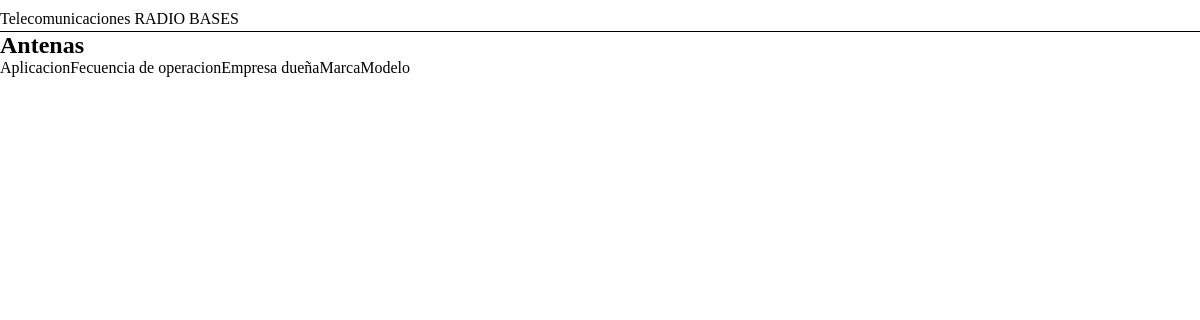
/antenas/, run on an earlier commit of the app's database.
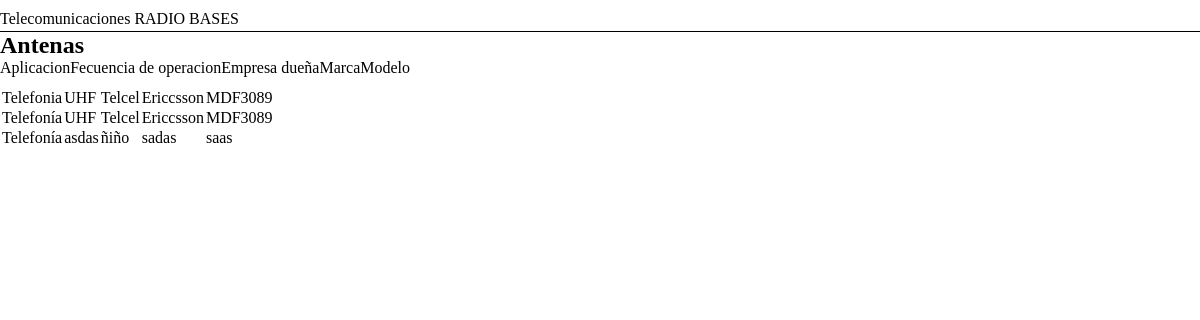
And on a later commit of the database.
### antenas/models.py (models this page shows, shortened)
class Antena(models.Model):
    aplicacion = models.CharField(max_length = 250)
    frecuencia_op = models.CharField(max_length = 50 )
    empresaduena = models.CharField(max_length = 150)
    marca = models.CharField(max_length = 150)
    modelo_antena = models.CharField(max_length = 150)

### antenas/views.py (the view)
# urls.py: url(r'^antenas/',antena_list, name='antena_list'),
def antena_list(request):
    antenas = Antena.objects.all()
    context = {
        "antenas": antenas
    }
    return render(request, "mostrar_antenas.html", context)

### antenas/templates/mostrar_antenas.html (shortened to what this page needs)
{%extends "app/base.html"%}
{%block content%}
    <h2>Antenas</h2>
    <table>
        <thead>
        </thead>
        <tbody>
            {% for antena in antenas%}
            <tr>
                <td>{{antena.aplicacion}}</td>
                <td>{{antena.frecuencia_op}}</td>
                <td>{{antena.empresaduena}}</td>
                <td>{{antena.marca}}</td>
                <td>{{antena.modelo_antena}}</td>
            </tr>
            {% endfor %}
        </tbody>
    </table>
{%endblock%}

### templates/app/base.html (shortened to what this page needs)
{%load static%}
<!DOCTYPE html>
<html lang="es">
<head>
    <link rel="stylesheet" href="{% static 'antenas/style.css' %}">
</head>
<body>
    <header>
        <div><p>Telecomunicaciones RADIO BASES  </p></div>
    </header>
    {%block content%}
    {%endblock%}
</body>
</html>

### antenas/static/antenas/style.css (style rules this page uses)
* { padding: 0; margin: 0; }
header { border-bottom: 1px solid black; padding-top: 10px; padding-bottom: 3px; }

What changed in the data, as far as the page shows it:
added Antena: aplicacion "Telefonia", frecuencia_op "UHF", empresaduena "Telcel", marca "Ericcsson", modelo_antena "MDF3089"
added Antena: aplicacion "Telefonía", frecuencia_op "UHF", empresaduena "Telcel", marca "Ericcsson", modelo_antena "MDF3089"
added Antena: aplicacion "Telefonía", frecuencia_op "asdas", empresaduena "ñiño", marca "sadas", modelo_antena "saas"
